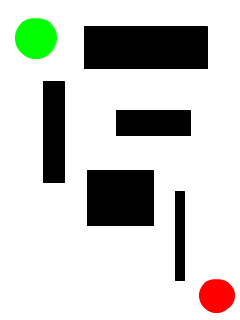
//> input picture a-star-image.jpg, 240 x 320 px
$ ./a-star   (built with g++ and OpenCV 4)
//> lines starting //> are read from the running program, lines starting //| are printed output that depends on the picture; after the words box and inside, x2 and y2 are one past the last pixel; in counts of white or black regions, pixels touching at a corner belong together
#include <iostream>
#include <opencv2/opencv.hpp>
#include <queue>
#include <utility>
#include <limits.h>

using namespace std;
using namespace cv;

//Display the image with window name message
void display_image(Mat &image , String message) {
	namedWindow(message,CV_WINDOW_FREERATIO);
	imshow(message,image);
	waitKey(0);
}

int main() {

	//Read "path2.jpg" from the current directory and store it in a Mat object
	Mat image = imread("a-star-image.jpg",1);
//> image is the input picture: 320 rows x 240 cols, CV_8UC3; mean B, G, R 200.2, 204.7, 203.4

	//Display the initial image (before the path is found out)
	display_image(image,"Preview");

	//rows and cols store the width and height of the image respectively
	int rows , cols;

	rows = image.rows;
//> rows = 320
	cols = image.cols;
//> cols = 240

	//G[i][j] denotes the category to which the pixel (i,j) belong to
	int G[rows][cols];

	//Parent[i][j] denotes the parent of the pixel (i,j)
	pair<int,int> Parent[rows][cols];

	//Closed_List[i][j] denotes whether the pixel (i,j) belongs to the closed list(should not be looked at again)
	//and whose final distance is calculated
	int Closed_List[rows][cols];

	struct dist {
		//g is the movement cost to move from starting point to that point
		int g;
		//h is the diagonal shortcut distance (estimated movement cost to move from that point to the destination)
		//h is just a guess and ignores all the obstacles and other conditions
		int h;
		//f is the addition of g and h
		int f;
	};

	//Distance[i][j] will store the 3 different distance of the pixel(i,j)
	dist Distance[rows][cols];

	//Initialisation
	for(int i=0 ; i<rows ; i++) {
		for(int j=0 ; j<cols ; j++) {
			G[i][j] = 1; //white pixel
			Distance[i][j].f = INT_MAX; //initialise each point to be at max distance from the start point
			Closed_List[i][j] = 0; //no pixel is on closed list yet
		}
	}

	//Temporary variables to store the bgr properties of a pixel
	int bvalue,gvalue,rvalue;

	//Categorise the image into different regions
	for(int i=0 ; i<rows ; i++) {
		for(int j=0 ; j<cols ; j++) {
			bvalue = image.at<Vec3b>(i,j)[0];
			gvalue = image.at<Vec3b>(i,j)[1];
			rvalue = image.at<Vec3b>(i,j)[2];
			if((bvalue<50)&&(gvalue>200)&&(rvalue<50)) {
				G[i][j] = 2; //green pixel
			}
			else if((bvalue<50)&&(gvalue<50)&&(rvalue>200)) {
				G[i][j] = 3; //red pixel
			}
			else if((bvalue<50)&&(gvalue<50)&&(rvalue<50)) {
				G[i][j] = 0; //black pixel
			}
		}
	}
//> after the loop, bvalue = 255; gvalue = 255; rvalue = 255

	int start_count = 0;	//Stores the number of starting points
	int start_x_sum = 0;	//Stores the sum of x-coordinates of all the starting points
	int start_y_sum = 0;	//Stores the sum of y-coordinates of all the starting points
	int destination_count = 0;	//Stores the number of destination points
	int destination_x_sum = 0;	//Stores the sum of x-coordinates of all the destination points
	int destination_y_sum = 0;	//Stores the sum of y-coordinates of all the destination points

	//start and destination denotes the starting and destination points respectively
	pair<int,int> start,destination;

	//find the start and destination points using the idea of centre of mass where each point is of unit mass
	for(int i=0 ; i<rows ; i++) {
		for(int j=0 ; j<cols ; j++) {
			if(G[i][j]==2) {	//start(green) pixel
				start_x_sum = start_x_sum + i;
				start_y_sum = start_y_sum + j;
				start_count++;
			}
			else if(G[i][j]==3) {	//destination(red) pixel
				destination_x_sum = destination_x_sum + i;
				destination_y_sum = destination_y_sum + j;
				destination_count++;
			}
		}
	}
//> after the loop, start_x_sum = 49945; start_y_sum = 46675; start_count = 1319; destination_x_sum = 275586; destination_y_sum = 201827; destination_count = 933

	int start_x = start_x_sum/start_count;				//x-coordinate of starting point
//> start_x = 37
	int start_y = start_y_sum/start_count;				//y-coordinate of starting point
//> start_y = 35
	int destination_x = destination_x_sum/destination_count;	//x-coordinate of destination point
//> destination_x = 295
	int destination_y = destination_y_sum/destination_count;	//y-coordinate of destination point
//> destination_y = 216

	start = make_pair(start_x,start_y);
//> start = (37, 35)
	destination = make_pair(destination_x,destination_y);
//> destination = (295, 216)


	//Temporary variables to store the distance in X and Y directions
	int xDist , yDist;

	//Calculate h distances by diagonal shortcut method
	for(int i=0 ; i<rows ; i++) {
		for(int j=0 ; j<cols ; j++) {
			//diagonal shortcut distance
			xDist = abs(i-start.first);
			yDist = abs(j-start.second);
			if(xDist>yDist) {
				Distance[i][j].h = 14*yDist + 10*(xDist-yDist);
			}
			else {
				Distance[i][j].h = 14*xDist + 10*(yDist-xDist);
			}
		}
	}

	//To store the value of distances in sorted order
	priority_queue<pair<int,pair<int,int> > , vector<pair<int,pair<int,int> > > , greater<pair<int,pair<int,int> > > > Q;

	//Temporary pair to extract the topmost pair of the queue
	pair<int,pair<int,int> > top;

	//Temporary variables whose names describe the value stored by them
	int x , y , xnext , ynext , dist_next_g , dist_next_f , d ;

	//(N,M,w)==>(i,j,weight) to traverse the 8 adjacent vertices of a point
	int N[] = {-1,0,1,-1,1,-1,0,1};
	int M[] = {-1,-1,-1,0,0,1,1,1};
	int W[] = {14,10,14,10,10,14,10,14};

	//f and g distance of start point is zero
	Distance[start.first][start.second].g = 0;
	Distance[start.first][start.second].f = 0;

	//Parent of starting point is starting point itself
	Parent[start.first][start.second] = make_pair(start.first,start.second);

	//Initiate exploration from starting point
	Q.push(make_pair(Distance[start.first][start.second].f , make_pair(start.first,start.second)));

	//Carry-on exploration
	while((!Q.empty()) && (!Closed_List[destination.first][destination.second]) ) {
		top = Q.top();
		d = top.first;
		x = top.second.first;
		y = top.second.second;
		Q.pop();
		if(!Closed_List[x][y]) {
			Closed_List[x][y] = 1;
			for(int k=0 ; k<8 ; k++) {
				xnext = x + N[k];
				ynext = y + M[k];
				if((xnext>=0)&&(xnext<rows)&&(ynext>=0)&&(ynext<cols)) {
					if((G[xnext][ynext])&&(!Closed_List[xnext][ynext])) {
						dist_next_g = W[k]+Distance[x][y].g;
						dist_next_f = dist_next_g + Distance[xnext][ynext].h;
						if(dist_next_f<Distance[xnext][ynext].f) {
							Distance[xnext][ynext].g = dist_next_g;
							Distance[xnext][ynext].f = dist_next_f;
							Parent[xnext][ynext] = make_pair(x,y);
							Q.push(make_pair(dist_next_f , make_pair(xnext,ynext)));
						}
					}
				}
			}

		}
	}

	//Initialise a temporary pair to traverse through the path found
	pair<int,int> temp = destination;

	//Traverse through the path and mark it on the image
	while(temp!=Parent[temp.first][temp.second]) {
		x = temp.first;
		y = temp.second;
		image.at<Vec3b>(x,y)[0] = 0;
		image.at<Vec3b>(x,y)[1] = 250;
		image.at<Vec3b>(x,y)[2] = 0;
		temp = Parent[temp.first][temp.second];
	}
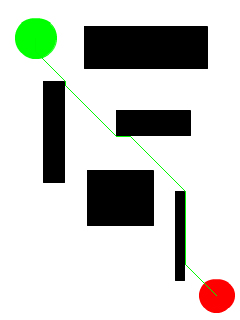
//> image: 320 rows x 240 cols, CV_8UC3; 0.35% of pixels changed, all inside (x1, y1, x2, y2) = (35, 38, 217, 296)

	//Display the final image after highlighting the path found
	display_image(image,"Output");

	return 0;

}
